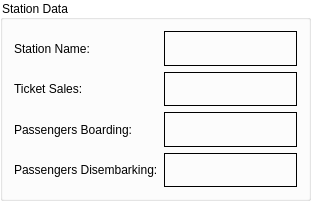
     <widget class="QGroupBox" name="groupBox_3">
      <property name="geometry">
       <rect>
        <x>670</x>
        <y>640</y>
        <width>311</width>
        <height>201</height>
       </rect>
      </property>
      <property name="styleSheet">
       <string notr="true">QGroupBox {
    background-color: white;
}
</string>
      </property>
      <property name="title">
       <string>Station Data</string>
      </property>
      <layout class="QGridLayout" name="gridLayout_36">
       <item row="0" column="0">
        <widget class="QLabel" name="label_126">
         <property name="styleSheet">
          <string notr="true">background-color: rgb(white);</string>
         </property>
         <property name="frameShape">
          <enum>QFrame::NoFrame</enum>
         </property>
         <property name="text">
          <string>Station Name:</string>
         </property>
        </widget>
       </item>
       <item row="0" column="1">
        <widget class="QLabel" name="station_in_6">
         <property name="styleSheet">
          <string notr="true">background-color: rgb(white);</string>
         </property>
         <property name="frameShape">
          <enum>QFrame::Box</enum>
         </property>
         <property name="text">
          <string/>
         </property>
        </widget>
       </item>
       <item row="1" column="0">
        <widget class="QLabel" name="label_127">
         <property name="styleSheet">
          <string notr="true">background-color: rgb(white);</string>
         </property>
         <property name="frameShape">
          <enum>QFrame::NoFrame</enum>
         </property>
         <property name="text">
          <string>Ticket Sales:</string>
         </property>
        </widget>
       </item>
       <item row="1" column="1">
        <widget class="QLabel" name="ticket_out_6">
         <property name="styleSheet">
          <string notr="true">background-color: rgb(white);</string>
         </property>
         <property name="frameShape">
          <enum>QFrame::Box</enum>
         </property>
         <property name="text">
          <string/>
         </property>
        </widget>
       </item>
       <item row="2" column="0">
        <widget class="QLabel" name="label_128">
         <property name="styleSheet">
          <string notr="true">background-color: rgb(white);</string>
         </property>
         <property name="frameShape">
          <enum>QFrame::NoFrame</enum>
         </property>
         <property name="text">
          <string>Passengers Boarding:</string>
         </property>
        </widget>
       </item>
       <item row="2" column="1">
        <widget class="QLabel" name="boarding_out_6">
         <property name="styleSheet">
          <string notr="true">background-color: rgb(white);</string>
         </property>
         <property name="frameShape">
          <enum>QFrame::Box</enum>
         </property>
         <property name="text">
          <string/>
         </property>
        </widget>
       </item>
       <item row="3" column="0">
        <widget class="QLabel" name="label_129">
         <property name="styleSheet">
          <string notr="true">background-color: rgb(white);</string>
         </property>
         <property name="frameShape">
          <enum>QFrame::NoFrame</enum>
         </property>
         <property name="text">
          <string>Passengers Disembarking:</string>
         </property>
        </widget>
       </item>
       <item row="3" column="1">
        <widget class="QLabel" name="disembarking_out_6">
         <property name="styleSheet">
          <string notr="true">background-color: rgb(white);</string>
         </property>
         <property name="frameShape">
          <enum>QFrame::Box</enum>
         </property>
         <property name="text">
          <string/>
         </property>
        </widget>
       </item>
      </layout>
     </widget>
